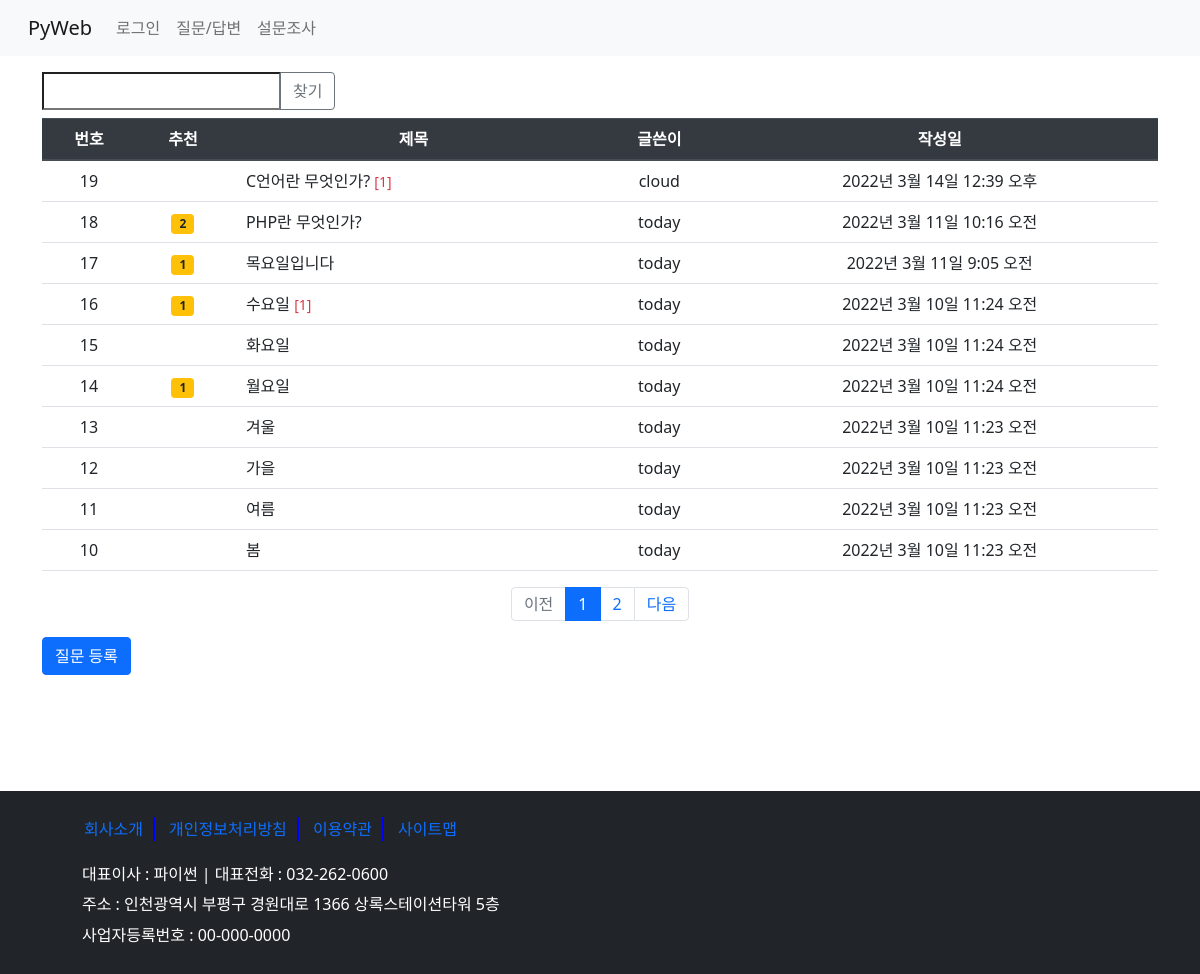
The page /board/boardlist/ on the database its author committed.
### board/models.py (models this page shows, shortened)
class Question(models.Model):
    subject = models.CharField(max_length=200)
    content = models.TextField()
    create_date = models.DateTimeField()  # not null
    modify_date = models.DateTimeField(null=True, blank=True)  #null 허용, blank- 폼 데이터 null
    author = models.ForeignKey(User, on_delete=models.CASCADE, related_name='author_question')  #User의 username와 외래키 설정
    voter = models.ManyToManyField(User, related_name='voter_question')   #추천수 - 다대다 관계

### board/views/base_views.py (the view, shortened to what this page needs)
# urls.py: path('boardlist/', base_views.boardlist, name='boardlist'),  #127.0.0.1:8000/board/
def boardlist(request):
    question_list = Question.objects.order_by('-create_date')  #'-'내림 차순, -pk도 가능
    page = request.GET.get('page', '1')  # 페이지
    kw = request.GET.get('kw','')
    paginator = Paginator(question_list, 10)  #페이지당 10개 자료
    page_obj = paginator.get_page(page)
    context = {'question_list':page_obj, 'page':page, 'kw':kw}
    return render(request, 'board/question_list.html', context)

### board/templatetags/board_filter.py (called while the page is built)
@register.filter
def sub(value, arg):
    return value - arg

### templates/board/question_list.html (shortened to what this page needs)
{% extends 'base.html' %}
{% load board_filter %}
{% block content %}
  <div class="container my-3">
      <div class="row justify-content-end mb-2">
          <div class="col-4 input-group">
              <input type="text" class="kw" value="{{ kw|default_if_none:'' }}">
              <div class="input-group-append">
                  <button type="button" id="btn_search"
                          class="btn btn-outline-secondary">찾기</button>
              </div>
          </div>
      </div>
      <table class="table">
          <thead class="thead-dark">
            <tr class="text-center">
                <th>번호</th><th>추천</th><th>제목</th><th>글쓴이</th><th>작성일</th>
            </tr>
          </thead>
          <tbody>
            {% if question_list %}
                {% for question in question_list %}
                <tr class="text-center">
                    <td>{{ question_list.paginator.count|sub:question_list.start_index|sub:forloop.counter0|add:1 }}</td>
                    <td>
                        {% if question.voter.count > 0 %}
                            <span class="badge badge-warning text-dark px-2 py-1">{{ question.voter.count }}</span>
                        {% endif %}
                    </td>
                    <td class="text-left px-3">
                        <a href="{% url 'board:detail' question.id %}"
                           class="text-decoration-none text-dark">{{ question.subject }}</a>
                          {% if question.answer_set.count %}
                        <span class="text-danger small">[{{ question.answer_set.count }}]</span>
                          {% endif %}
                    </td>
                    <td>{{ question.author }}</td>
                    <td>{{ question.create_date }}</td>
                </tr>
                {% endfor %}
            {% else %}
              <p>질문이 없습니다.</p>
            {% endif %}
          </tbody>
      </table>
      <ul class="pagination justify-content-center">
          {% if question_list.has_previous %}
            <li class="page-item">
                <a class="page-link" href="?page={{ question_list.previous_page_number }}">이전</a>
            </li>
          {% else %}
            <li class="page-item disabled">
                <a class="page-link" href="#">이전</a>
            </li>
          {% endif %}
          {% for page_number in question_list.paginator.page_range %}
              {% if page_number == question_list.number %}
                <li class="page-item active">
                    <a class="page-link" href="#"
                       data-page="{{ page_number }}">{{ page_number }}</a>
                </li>
              {% else %}
                <li class="page-item">
                    <a class="page-link" href="#"
                       data-page="{{ page_number }}">{{ page_number }}</a>
                </li>
              {% endif %}
          {% endfor %}
          {% if question_list.has_next %}
            <li class="page-item">
                <a class="page-link" href="?page={{ question_list.next_page_number }}">다음</a>
            </li>
          {% else %}
            <li class="page-item disabled">
                <a class="page-link" href="#">다음</a>
            </li>
          {% endif %}
      </ul>
      <a href="{% url 'board:question_create' %} " class="btn btn-primary">질문 등록</a>
      <div class="question_list"></div>
  </div>
{% endblock %}

### static/board/css/style.css (style rules this page uses)
.question_list { height:100px; }

### rows shown on the page
Question: paginator.count|sub "19", subject "C언어란 무엇인가?", answer_set.count "1", author "cloud", create_date "2022년 3월 14일 12:39 오후"
Question: paginator.count|sub "18", voter.count "2", subject "PHP란 무엇인가?", author "today", create_date "2022년 3월 11일 10:16 오전"
Question: paginator.count|sub "17", voter.count "1", subject "목요일입니다", author "today", create_date "2022년 3월 11일 9:05 오전"
Question: paginator.count|sub "16", voter.count "1", subject "수요일", answer_set.count "1", author "today", create_date "2022년 3월 10일 11:24 오전"
Question: paginator.count|sub "15", subject "화요일", author "today", create_date "2022년 3월 10일 11:24 오전"
Question: paginator.count|sub "14", voter.count "1", subject "월요일", author "today", create_date "2022년 3월 10일 11:24 오전"
Question: paginator.count|sub "13", subject "겨울", author "today", create_date "2022년 3월 10일 11:23 오전"
Question: paginator.count|sub "12", subject "가을", author "today", create_date "2022년 3월 10일 11:23 오전"
Question: paginator.count|sub "11", subject "여름", author "today", create_date "2022년 3월 10일 11:23 오전"
Question: paginator.count|sub "10", subject "봄", author "today", create_date "2022년 3월 10일 11:23 오전"

### other values the page prints
{{ page_number }} "1"
{{ page_number }} "2"
